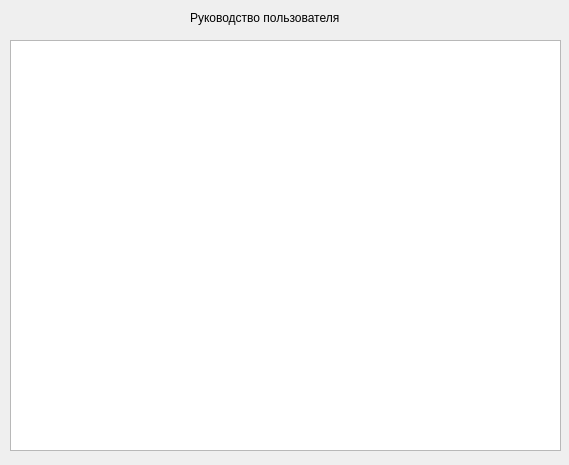
<?xml version="1.0" encoding="UTF-8"?>
<ui version="4.0">
 <class>Instruction</class>
 <widget class="QDialog" name="Instruction">
  <property name="geometry">
   <rect>
    <x>0</x>
    <y>0</y>
    <width>569</width>
    <height>465</height>
   </rect>
  </property>
  <property name="windowTitle">
   <string>Dialog</string>
  </property>
  <widget class="QLabel" name="label">
   <property name="geometry">
    <rect>
     <x>190</x>
     <y>10</y>
     <width>181</width>
     <height>16</height>
    </rect>
   </property>
   <property name="text">
    <string>Руководство пользователя</string>
   </property>
  </widget>
  <widget class="QTextEdit" name="textEdit">
   <property name="geometry">
    <rect>
     <x>10</x>
     <y>40</y>
     <width>551</width>
     <height>411</height>
    </rect>
   </property>
  </widget>
 </widget>
 <resources/>
 <connections/>
</ui>
